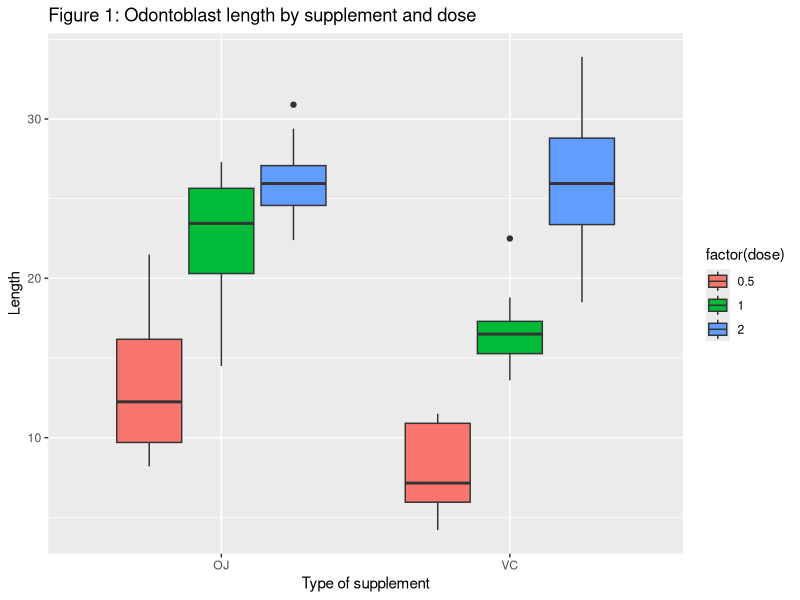
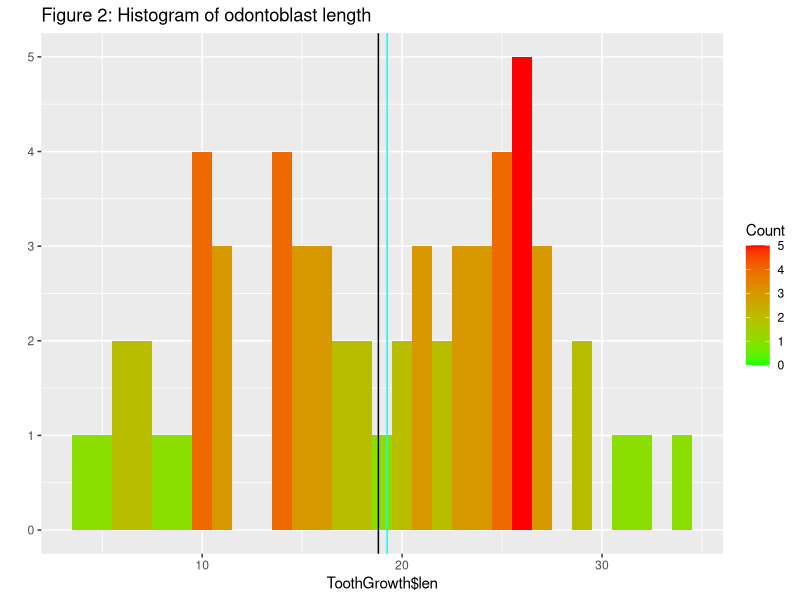
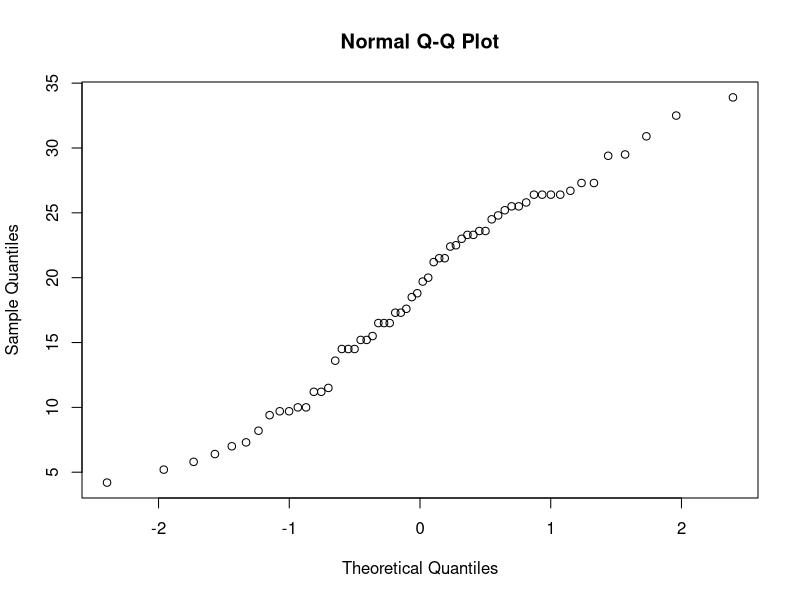

These figures' R source, in order:
## ---- chunk 1
library(ggplot2)
## ---- chunk 2
str(ToothGrowth)
## ---- chunk 3

group <- c("Orange juice (OJ)", "Asorbic acid (VC)", "Total")
summary.stats <- data.frame(group)

oj.mean <- mean(ToothGrowth[ToothGrowth$supp=="OJ",]$len)
vc.mean <- mean(ToothGrowth[ToothGrowth$supp=="VC",]$len)
tot.mean <- mean(ToothGrowth$len)

means <- c(oj.mean, vc.mean, tot.mean)
summary.stats$means <- means

oj.var <- var(ToothGrowth[ToothGrowth$supp=="OJ",]$len)
vc.var <- var(ToothGrowth[ToothGrowth$supp=="VC",]$len)
tot.var <- var(ToothGrowth$len)

oj.sd <- sd(ToothGrowth[ToothGrowth$supp=="OJ",]$len)
vc.sd <- sd(ToothGrowth[ToothGrowth$supp=="VC",]$len)
tot.sd <- sd(ToothGrowth$len)

## ---- chunk 4
# Calculte the errors
oj.error <- qt(0.975, df = 29) * oj.sd / sqrt(30)
vc.error <- qt(0.975, df = 29) * vc.sd / sqrt(30)
tot.error <- qt(0.975, df = 58) * tot.sd / sqrt(60)

# Calculate the confidence intervals
oj.ci <- oj.mean + c(-1,1) * oj.error
vc.ci <- vc.mean + c(-1,1) * vc.error
tot.ci <- tot.mean + c(-1,1) * tot.error

# Add to summary statistics table
cis.lower <- c(oj.ci[1], vc.ci[1], tot.ci[1])
cis.upper <- c(oj.ci[2], vc.ci[2], tot.ci[2])
summary.stats$cis.lower <- cis.lower
summary.stats$cis.upper <- cis.upper
## ---- chunk 5
variances <- c(oj.var, vc.var, tot.var)
summary.stats$variances <- variances

sds <- c(oj.sd, vc.sd, tot.sd)
summary.stats$sds <- sds

names(summary.stats) <- c("Group", "Mean", "95% CI lower", "95% CI upper", "Variance", "Standard deviation")
summary.stats

## ---- chunk 6
table(ToothGrowth$supp)
## ---- chunk 7
table(ToothGrowth[ToothGrowth$supp=="OJ",]$dose)
table(ToothGrowth[ToothGrowth$supp=="VC",]$dose)
## ---- chunk 8
p <- ggplot(ToothGrowth, aes(factor(supp), len))
p + geom_boxplot(aes(fill = factor(dose))) +
    xlab("Type of supplement") + ylab("Length") +
    ggtitle("Figure 1: Odontoblast length by supplement and dose")
## ---- chunk 9
qplot(ToothGrowth$len, binwidth = 1, fill=..count.., main = "Figure 2: Histogram of odontoblast length") + 
    scale_fill_gradient("Count", low = "green", high = "red") +
    geom_vline(xintercept=mean(ToothGrowth$len), colour="black") +
    geom_vline(xintercept=median(ToothGrowth$len), colour="cyan")
## ---- chunk 10
qqnorm(ToothGrowth$len)
## ---- chunk 11
shapiro.test(ToothGrowth$len)
## ---- chunk 12
t.test(ToothGrowth[ToothGrowth$supp=="OJ",]$len,
       ToothGrowth[ToothGrowth$supp=="VC",]$len)
## ---- chunk 13
t.test(ToothGrowth[ToothGrowth$supp=="OJ" & ToothGrowth$dose==0.5,]$len,
       ToothGrowth[ToothGrowth$supp=="VC" & ToothGrowth$dose==0.5,]$len)
## ---- chunk 14
t.test(ToothGrowth[ToothGrowth$supp=="OJ" & ToothGrowth$dose==1,]$len,
       ToothGrowth[ToothGrowth$supp=="VC" & ToothGrowth$dose==1,]$len)
## ---- chunk 15
t.test(ToothGrowth[ToothGrowth$supp=="OJ" & ToothGrowth$dose==2,]$len,
       ToothGrowth[ToothGrowth$supp=="VC" & ToothGrowth$dose==2,]$len)
